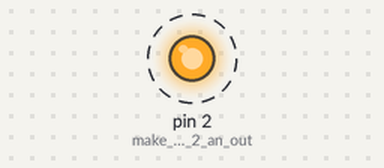
Recording of a sketch running on a simulated Arduino Uno, built with avr-gcc and run on an emulated ATmega328P. Shown: output pins drawn as LEDs (lit = HIGH). Dashed ring = blinking.

Above: at 0.2 s.
Timing chart, 0 to 3.0 s (numbered marks = the images above):
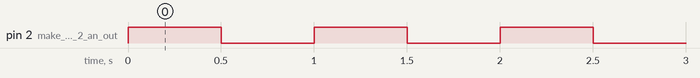

The sketch:

blinkinglight.ino
```cpp
bool led = true;

void setup() {
  // put your setup code here, to run once:
  pinMode(2, OUTPUT); // make digital pin 2 an output
}

void loop() {
  // put your main code here, to run repeatedly:
  digitalWrite(2, led);
  led = !led; // makes true false and false true
  delay(500);
}
```

Measured:
- by itself, pin 2 (make_digital_pin_2_an_out): alternates HIGH for 0.50 s and LOW for 0.50 s
